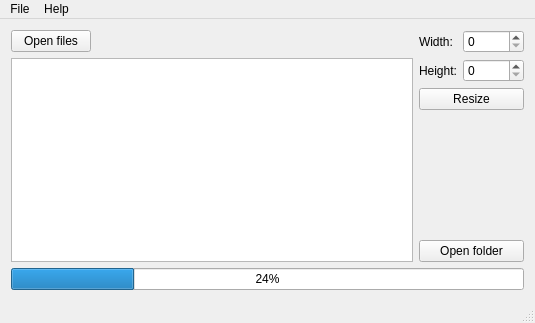
<?xml version="1.0" encoding="UTF-8"?>
<ui version="4.0">
 <class>MainWindow</class>
 <widget class="QMainWindow" name="MainWindow">
  <property name="geometry">
   <rect>
    <x>0</x>
    <y>0</y>
    <width>535</width>
    <height>323</height>
   </rect>
  </property>
  <property name="windowTitle">
   <string>Simple Resize</string>
  </property>
  <widget class="QWidget" name="centralWidget">
   <layout class="QVBoxLayout" name="verticalLayout_2">
    <item>
     <layout class="QHBoxLayout" name="horizontalLayout_5">
      <item>
       <layout class="QVBoxLayout" name="verticalLayout">
        <property name="sizeConstraint">
         <enum>QLayout::SetMinimumSize</enum>
        </property>
        <item>
         <widget class="QPushButton" name="openFilesButton">
          <property name="sizePolicy">
           <sizepolicy hsizetype="Maximum" vsizetype="Fixed">
            <horstretch>0</horstretch>
            <verstretch>0</verstretch>
           </sizepolicy>
          </property>
          <property name="text">
           <string>Open files</string>
          </property>
         </widget>
        </item>
        <item>
         <widget class="QListWidget" name="listWidget">
          <property name="selectionMode">
           <enum>QAbstractItemView::MultiSelection</enum>
          </property>
         </widget>
        </item>
       </layout>
      </item>
      <item>
       <layout class="QVBoxLayout" name="verticalLayout_3">
        <property name="topMargin">
         <number>0</number>
        </property>
        <item>
         <layout class="QGridLayout" name="gridLayout">
          <item row="0" column="0">
           <widget class="QLabel" name="widthLabel">
            <property name="sizePolicy">
             <sizepolicy hsizetype="Maximum" vsizetype="Preferred">
              <horstretch>0</horstretch>
              <verstretch>0</verstretch>
             </sizepolicy>
            </property>
            <property name="text">
             <string>Width:</string>
            </property>
           </widget>
          </item>
          <item row="1" column="2">
           <widget class="SpecialSpinBox" name="heightSpinBox">
            <property name="sizePolicy">
             <sizepolicy hsizetype="Maximum" vsizetype="Fixed">
              <horstretch>0</horstretch>
              <verstretch>0</verstretch>
             </sizepolicy>
            </property>
            <property name="maximum">
             <number>99999</number>
            </property>
           </widget>
          </item>
          <item row="1" column="0">
           <widget class="QLabel" name="heightLabel">
            <property name="sizePolicy">
             <sizepolicy hsizetype="Maximum" vsizetype="Preferred">
              <horstretch>0</horstretch>
              <verstretch>0</verstretch>
             </sizepolicy>
            </property>
            <property name="text">
             <string>Height:</string>
            </property>
           </widget>
          </item>
          <item row="0" column="2">
           <widget class="SpecialSpinBox" name="widthSpinBox">
            <property name="sizePolicy">
             <sizepolicy hsizetype="Maximum" vsizetype="Fixed">
              <horstretch>0</horstretch>
              <verstretch>0</verstretch>
             </sizepolicy>
            </property>
            <property name="maximum">
             <number>99999</number>
            </property>
           </widget>
          </item>
         </layout>
        </item>
        <item>
         <widget class="QPushButton" name="resizeButton">
          <property name="sizePolicy">
           <sizepolicy hsizetype="Minimum" vsizetype="Fixed">
            <horstretch>0</horstretch>
            <verstretch>0</verstretch>
           </sizepolicy>
          </property>
          <property name="text">
           <string>Resize</string>
          </property>
         </widget>
        </item>
        <item>
         <spacer name="verticalSpacer_2">
          <property name="orientation">
           <enum>Qt::Vertical</enum>
          </property>
          <property name="sizeHint" stdset="0">
           <size>
            <width>20</width>
            <height>40</height>
           </size>
          </property>
         </spacer>
        </item>
        <item>
         <widget class="QPushButton" name="openFolderButton">
          <property name="text">
           <string>Open folder</string>
          </property>
         </widget>
        </item>
       </layout>
      </item>
     </layout>
    </item>
    <item>
     <widget class="QProgressBar" name="progressBar">
      <property name="value">
       <number>24</number>
      </property>
     </widget>
    </item>
   </layout>
  </widget>
  <widget class="QMenuBar" name="menuBar">
   <property name="geometry">
    <rect>
     <x>0</x>
     <y>0</y>
     <width>535</width>
     <height>25</height>
    </rect>
   </property>
   <widget class="QMenu" name="menuFile">
    <property name="title">
     <string>File</string>
    </property>
    <addaction name="actionQuit"/>
   </widget>
   <widget class="QMenu" name="menuHelp">
    <property name="title">
     <string>Help</string>
    </property>
    <addaction name="actionAbout"/>
   </widget>
   <addaction name="menuFile"/>
   <addaction name="menuHelp"/>
  </widget>
  <widget class="QStatusBar" name="statusBar"/>
  <action name="actionQuit">
   <property name="text">
    <string>Quit</string>
   </property>
  </action>
  <action name="actionAbout">
   <property name="text">
    <string>About</string>
   </property>
  </action>
 </widget>
 <layoutdefault spacing="6" margin="11"/>
 <customwidgets>
  <customwidget>
   <class>SpecialSpinBox</class>
   <extends>QSpinBox</extends>
   <header>src/specialspinbox.h</header>
  </customwidget>
 </customwidgets>
 <tabstops>
  <tabstop>openFilesButton</tabstop>
  <tabstop>listWidget</tabstop>
  <tabstop>widthSpinBox</tabstop>
  <tabstop>heightSpinBox</tabstop>
 </tabstops>
 <resources/>
 <connections/>
</ui>
